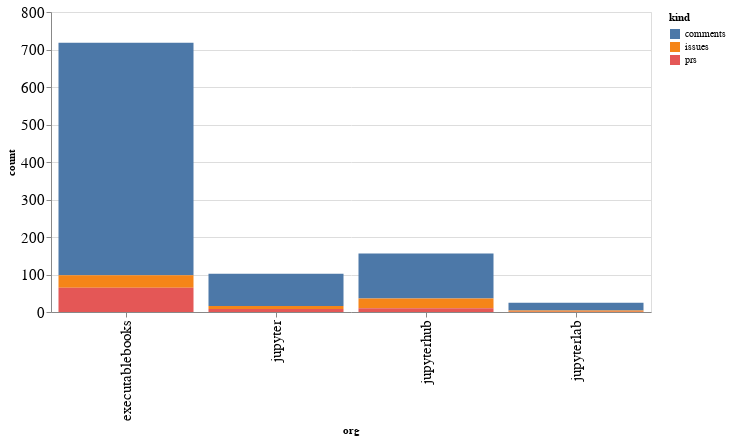

The cell this chart's notebook holds for it:
### Code cell
alt.Chart(org_summaries, width=600).mark_bar().encode(
    x='org',
    y='count',
    color='kind',
    tooltip="org"
)

### Figure 1 — Vega-Lite specification as saved in the notebook (floating-point values rounded to 4 significant figures)
{"config": {"axisLeft": {"labelFontSize": 15}, "axisBottom": {"labelFontSize": 15}}, "data": {"name": "data-456533a4c3ac655d3d418c2a4de21a90"}, "mark": "bar", "encoding": {"color": {"type": "nominal", "field": "kind"}, "tooltip": {"type": "nominal", "field": "org"}, "x": {"type": "nominal", "field": "org"}, "y": {"type": "quantitative", "field": "count"}}, "width": 600, "$schema": "https://vega.github.io/schema/vega-lite/v4.8.1.json", "datasets": {"data-456533a4c3ac655d3d418c2a4de21a90": [{"org": "executablebooks", "kind": "comments", "count": 620}, {"org": "executablebooks", "kind": "issues", "count": 33}, {"org": "executablebooks", "kind": "prs", "count": 65}, {"org": "jupyter", "kind": "comments", "count": 86}, {"org": "jupyter", "kind": "issues", "count": 8}, {"org": "jupyter", "kind": "prs", "count": 8}, {"org": "jupyterhub", "kind": "comments", "count": 120}, {"org": "jupyterhub", "kind": "issues", "count": 26}, {"org": "jupyterhub", "kind": "prs", "count": 10}, {"org": "jupyterlab", "kind": "comments", "count": 21}, {"org": "jupyterlab", "kind": "issues", "count": 3}, {"org": "jupyterlab", "kind": "prs", "count": 1}]}}
